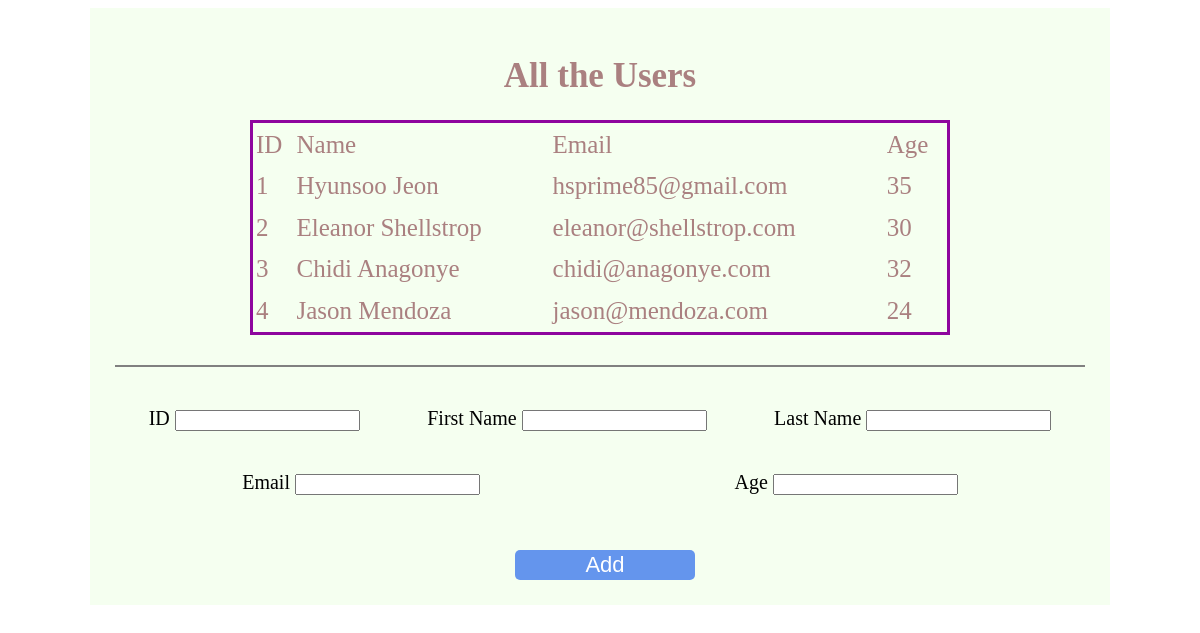
The page / on the database its author committed.
### user_app/models.py (models this page shows)
class Users(models.Model):
    user_id = models.IntegerField()
    first_name = models.CharField(max_length=55)
    last_name = models.CharField(max_length=55)
    email = models.CharField(max_length=55)
    age = models.IntegerField()
    created_at = models.DateTimeField(auto_now_add=True)
    updated_at = models.DateTimeField(auto_now=True)

### user_app/views.py (the view)
# urls.py: path('', views.index),
def index(request):
    context = {
        'user_info': Users.objects.all()
    }
    print(context['user_info'])
    return render(request, 'index.html', context)

### user_app/templates/index.html (shortened to what this page needs)
<!DOCTYPE html>
<html lang="en">
<head>
    {% load static %}
    <link rel="stylesheet" href="{% static 'css/style.css' %}">
</head>
<body>
    <div id="container">
        <h1>All the Users</h1>
        <table>
            <thead>
                <tr>
                    <td class="head">ID</td>
                    <td class="head">Name</td>
                    <td class="head">Email</td>
                    <td class="head">Age</td>
                </tr>
            </thead>
            <tbody>
                {% for item in user_info %}
                <tr>
                    <td>{{ item.user_id }}</td>
                    <td>{{ item.first_name }} {{ item.last_name }}</td>
                    <td>{{ item.email }}</td>
                    <td>{{ item.age }}</td>
                </tr>
                {% endfor %}
            </tbody>
        </table>
        <form action="/user/create" method="POST">
            <div id="forms1">
                <p><label for="user_id">ID
                        <input type="number" name="user_id"></label></p>
                <p><label for="first_name">First Name
                        <input type="text" name="first_name"></label></p>
                <p><label for="last_name">Last Name
                        <input type="text" name="last_name"></label></p>
            </div>
            <div id="forms2">
                <p><label for="email">Email
                        <input type="text" name="email"></label></p>
                <p><label for="age">Age
                        <input type="number" name="age"></label></p>
            </div>
            <button type="submit">Add</button>
        </form>
    </div>
</body>
</html>

### user_app/static/css/style.css (style rules this page uses)
#container { width: 970px; background-color: rgb(245, 255, 240); margin: 0 auto; padding: 25px; }
h1 { text-align: center; font-size: 35px; color: #aa8080; }
table { margin: auto; border: 3px solid #8e069e; width: 700px; font-size: 25px; line-height: 1.5; color: #aa8080; padding: 0; }
#forms1 { font-size: 20px; border-top: 2px solid gray; margin-top: 30px; padding-top: 20px; display: flex; justify-content: space-around; }
#forms2 { font-size: 20px; display: flex; justify-content: space-around; }
button { margin-top: 35px; margin-left: 400px; width: 180px; height: 30px; font-size: 22px; border-style: none; background-color: cornflowerblue; color: white; border-radius: 5px; }

### rows shown on the page
Users: user_id "1", first_name "Hyunsoo", last_name "Jeon", email "hsprime85@gmail.com", age "35"
Users: user_id "2", first_name "Eleanor", last_name "Shellstrop", email "eleanor@shellstrop.com", age "30"
Users: user_id "3", first_name "Chidi", last_name "Anagonye", email "chidi@anagonye.com", age "32"
Users: user_id "4", first_name "Jason", last_name "Mendoza", email "jason@mendoza.com", age "24"
